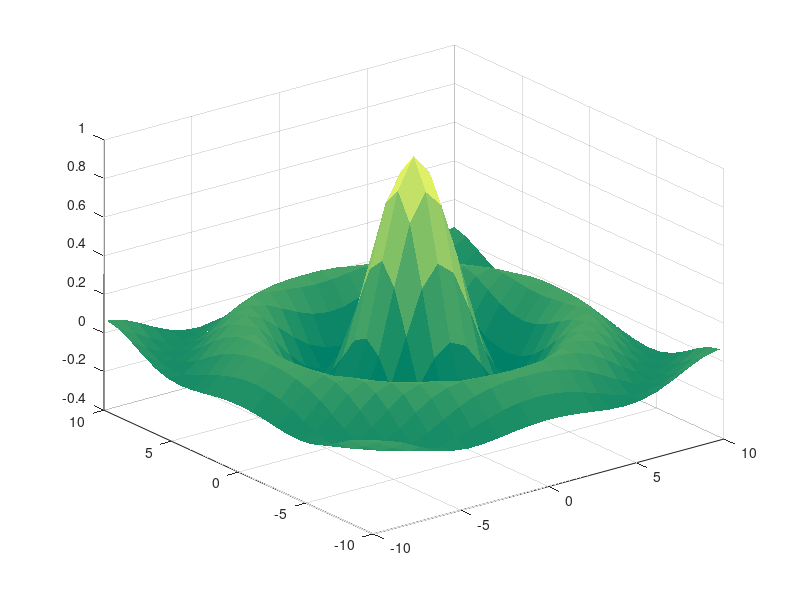

The MATLAB script that drew this image:
##t = 0:0.05:9*pi;
##x = 2*sin(t);
##y = 3*cos(t);
##plot3(x,y,t);
##grid on
##hold on
##xlabel('x')
##ylabel('y')
##zlabel('z')
##k = 1:5;
##z = 1:5;
## hold off


##clear
##[x, y] = meshgrid(-5:0.5:5, -5:0.5:5);
##plot(x, y);

x = -10:0.9:10;
y = -10:0.9:10;
[X, Y] = meshgrid(x, y);
Z = sin(sqrt(X.^2 + Y.^2)) ./ sqrt((X.^2+Y.^2))
# subplot(1,3,1)
#contour(X, Y, Z)
# surf(X,Y,Z)
# surfc(X,Y,Z)
# mesh(X,Y,Z)
surf(X, Y, Z);
#colorbar
colormap('summer')
# hidden off
shading flat

##subplot(1,3,2)
##surf(X, Y, Z)
##shading faceted
##
##subplot(1,3,3)
##surf(X, Y, Z)
##shading interp





